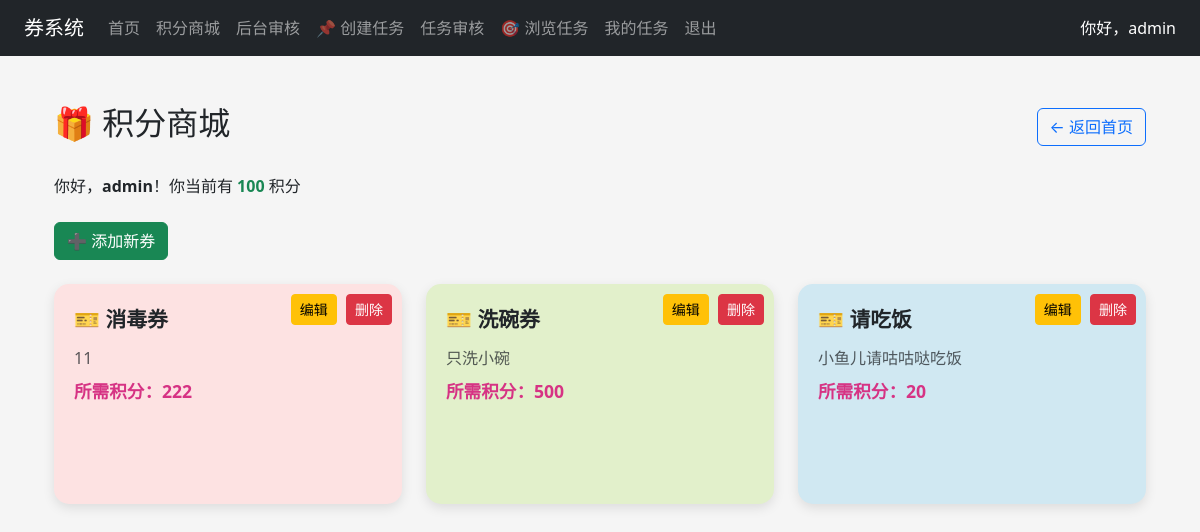
/shop (signed in), run on the app's committed database.
### tables this page shows
CREATE TABLE user (
            id INTEGER PRIMARY KEY AUTOINCREMENT,
            username TEXT NOT NULL UNIQUE,
            password TEXT NOT NULL,
            points INTEGER DEFAULT 200
        );

CREATE TABLE coupon_store (
        id INTEGER PRIMARY KEY AUTOINCREMENT,
        type TEXT NOT NULL,
        desc TEXT,
        cost INTEGER NOT NULL
);

### app.py (the view)
@app.route('/shop')
def shop():
    if 'username' not in session:
        return redirect('/login')
    username = session['username']
    conn = sqlite3.connect('data.db')
    conn.row_factory = sqlite3.Row  # ✅ 让你可以用 item.id 访问字段
    c = conn.cursor()
    c.execute('SELECT points FROM user WHERE username=?', (username,))
    row = c.fetchone()
    points = row['points'] if row else 0
    c.execute('SELECT * FROM coupon_store')
    coupon_store = c.fetchall()
    conn.close()
    return render_template('shop.html',
                           username=username,
                           points=points,
                           coupon_store=coupon_store)

### templates/shop.html (shortened to what this page needs)
{% extends "layout.html" %}
{% block extra_css %}
<link rel="stylesheet" href="{{ url_for('static', filename='css/shop.css') }}">
{% endblock %}
{% set colors = ['#fde2e2', '#e2f0cb', '#d0e8f2', '#fff1e6', '#fcefe3', '#e0e0f8', '#e3fcef'] %}
{% block content %}
<div class="container py-4">
    <div class="d-flex justify-content-between align-items-center mb-4">
        <h2>🎁 积分商城</h2>
        <a class="btn btn-outline-primary" href="/">← 返回首页</a>
    </div>
    <p class="mb-4">你好，<strong>{{ username }}</strong>！你当前有 <span class="text-success fw-bold">{{ points }}</span> 积分</p>
    {% if username == 'admin' %}
      <a href="{{ url_for('add_coupon') }}" class="btn btn-success mb-4">➕ 添加新券</a>
    {% endif %}
    <div class="row">
        {% for item in coupon_store %}
        <div class="col-md-6 col-lg-4">
            {% set bg_color = colors[loop.index0 % colors|length] %}
            <div class="coupon-card" style="background-color: {{ bg_color }};">
                <div class="coupon-title">🎫 {{ item.type }}</div>
                <div class="text-muted mb-2">{{ item.desc }}</div>
                <div class="coupon-cost mb-3">所需积分：{{ item.cost }}</div>
                {% if username == 'admin' %}
                    <div class="admin-actions">
                        <a href="{{ url_for('edit_coupon', coupon_id=item.id) }}" class="btn btn-sm btn-warning">编辑</a>
                        <form action="{{ url_for('delete_coupon', coupon_id=item.id) }}" method="POST" style="display:inline;" onsubmit="return confirm('确认删除该券？');">
                            <button class="btn btn-sm btn-danger">删除</button>
                        </form>
                    </div>
                {% else %}
                    <form method="POST" action="{{ url_for('redeem_coupon') }}">
                        <input type="hidden" name="coupon_type" value="{{ item.type }}">
                        <button type="submit" class="btn btn-primary w-100">兑换</button>
                    </form>
                {% endif %}
            </div>
        </div>
        {% endfor %}
    </div>
</div>
{% endblock %}

### templates/layout.html (shortened to what this page needs)
<!doctype html>
<html lang="zh">
<head>
  <link href="https://cdn.jsdelivr.net/npm/bootstrap@5.3.3/dist/css/bootstrap.min.css" rel="stylesheet">
  <link rel="stylesheet" href="{{ url_for('static', filename='css/shop.css') }}">
  {% block extra_css %}{% endblock %}
</head>
<body>
  <nav class="navbar navbar-expand-lg navbar-dark bg-dark px-4">
    <a class="navbar-brand" href="/">券系统</a>
    <div class="collapse navbar-collapse" id="navbarNav">
      <ul class="navbar-nav me-auto">
        {% if session.get('username') %}
          <li class="nav-item"><a class="nav-link" href="/">首页</a></li>
          <li class="nav-item"><a class="nav-link" href="/shop">积分商城</a></li>
          {% if session.get('username') == 'admin' %}
            <li class="nav-item"><a class="nav-link" href="/admin">后台审核</a></li>
            <li class="nav-item"><a class="nav-link" href="/admin/create_task">📌 创建任务</a></li>
            <li class="nav-item"><a class="nav-link" href="/task_review">任务审核</a></li>
          {% endif %}
          <li class="nav-item"><a class="nav-link" href="/tasks">🎯 浏览任务</a></li>
          <li class="nav-item"><a class="nav-link" href="/my_submissions">我的任务</a></li>
          <li class="nav-item"><a class="nav-link" href="/logout">退出</a></li>
        {% else %}
          <li class="nav-item"><a class="nav-link" href="/login">登录</a></li>
          <li class="nav-item"><a class="nav-link" href="/register">注册</a></li>
        {% endif %}
      </ul>
      {% if session.get('username') %}
        <span class="navbar-text text-white">你好，{{ session['username'] }}</span>
      {% endif %}
    </div>
  </nav>
  <div class="container mt-4">
    {% block content %}{% endblock %}
  </div>
</body>
</html>

### static/css/shop.css (style rules this page uses)
body { background-color: #f5f5f5; }
.coupon-card { box-shadow: 0 4px 12px rgba(0,0,0,0.1); border-radius: 15px; margin-bottom: 25px; padding: 20px; position: relative; transition: transform 0.2s ease-in-out; min-height: 220px; }
.coupon-title { font-size: 1.3rem; font-weight: bold; margin-bottom: 10px; }
.coupon-cost { font-weight: bold; color: #d63384; font-size: 1.1rem; }
.admin-actions { position: absolute; top: 10px; right: 10px; }
.btn-sm { margin-left: 5px; }

### data on the page
user: username "admin"
coupon_store: type "消毒券", desc "11", cost "222"
coupon_store: type "洗碗券", desc "只洗小碗", cost "500"
coupon_store: type "请吃饭", desc "小鱼儿请咕咕哒吃饭", cost "20"

### other printed values
{{ points }} "100"
